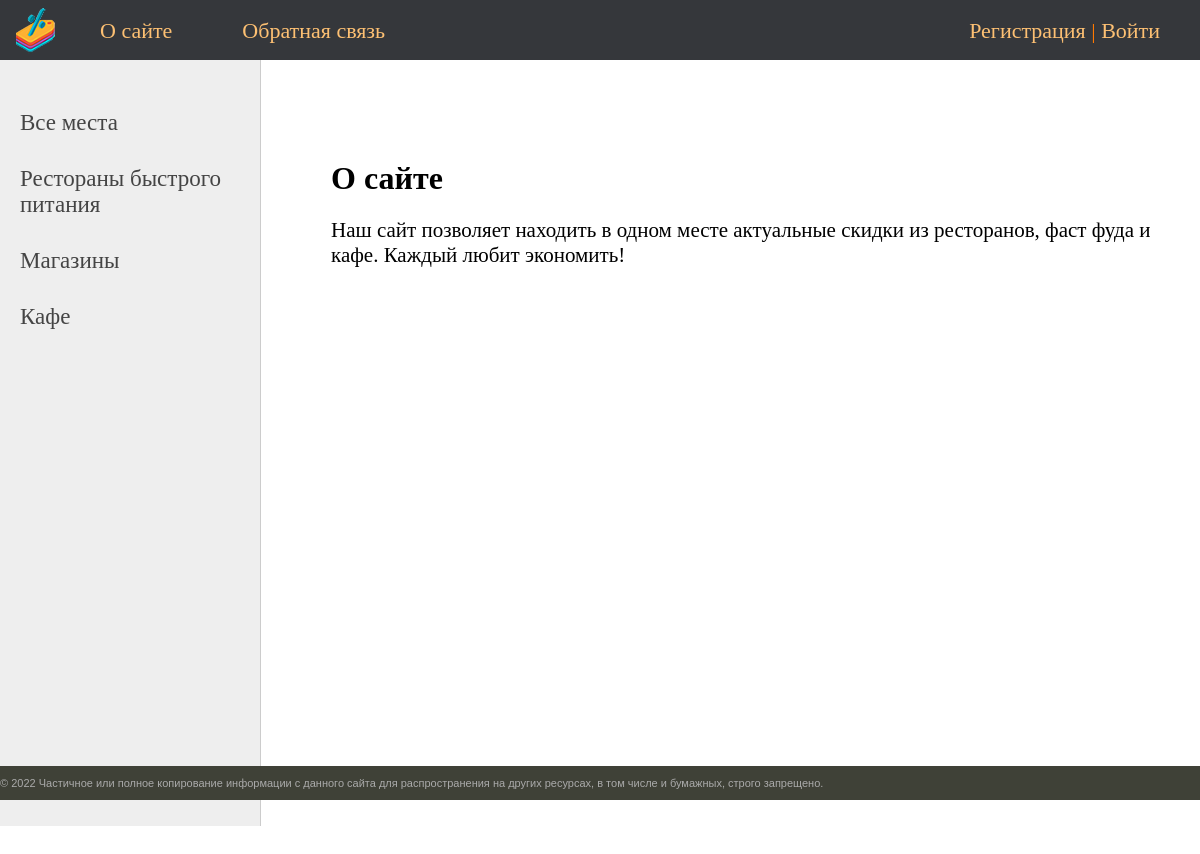
The page /about/ on the database its author committed.
### sales/models.py (models this page shows, shortened)
class Category(models.Model):
    name = models.CharField(max_length=100, db_index=True)
    slug = models.SlugField(max_length=255, unique=True, db_index=True, verbose_name='URL')
    def get_absolute_url(self):
        return reverse('category', kwargs={'cat_slug': self.slug})
    class Meta:
        verbose_name = 'Места'
        verbose_name_plural = 'Места'

### sales/views.py (the view)
# urls.py: path('about/', about, name='about'),  # about page
def about(request):
    user_menu = menu.copy()
    if not request.user.is_authenticated:  # if user not login he can't add sales in about page too
        user_menu.pop(1)
    return render(request, 'sales/about.html', {'menu': user_menu, 'title': 'О сайте'})

### sales/templatetags/poorsales_tags.py (called while the page is built)
@register.inclusion_tag('sales/list_categories.html')
def show_categories(sort=None, cat_selected=0):
    if not sort:
        cats = Category.objects.all()
    else:
        cats = Category.objects.order_by(sort)
    return {"cats": cats, 'cat_selected': cat_selected}

### sales/templates/sales/about.html
{% extends 'sales/base.html' %}
{% block content %}
<h1>{{title}}</h1>
<p>Наш сайт позволяет находить в одном месте актуальные скидки из ресторанов, фаст фуда и кафе.
    Каждый любит экономить!</p>
{% endblock %}

### sales/templates/sales/list_categories.html
		{% for c in cats %}
			{% if c.pk == cat_selected %}
			<li class="selected">{{c.name}}</li>
			{% else %}
			<li><a href="{{ c.get_absolute_url }}">{{c.name}}</a></li>
			{% endif %}
		{% endfor %}

### sales/static/sales/css/styles.css (style rules this page uses)
html, body { font-family: 'Franklin Gothic'; margin: 0; padding: 0; height: 100%; width: 100%; color: #444; }
a { color: #000000; text-decoration: none; }
.left-chapters ul li { margin: 30px 0 0 0; color: #999; }
.left-chapters ul li a { color: #444; text-decoration: none; }
.content-text h1 { font-size: 32px; }

### rows shown on the page
Category: name "Рестораны быстрого питания"
Category: name "Магазины"
Category: name "Кафе"

### other values the page prints
{{ m.title }} "О сайте" "Обратная связь"
{{ title }} "О сайте"
